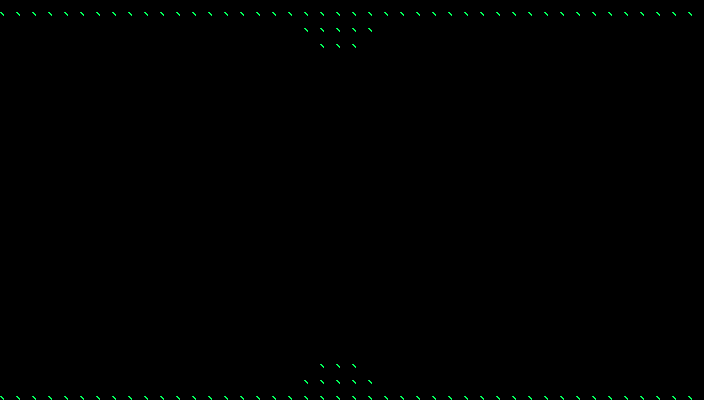

Rendered tile map (Tiled .tmx) drawn with the repository's tilesets; below, a short description and the map source with its tile grids summarised:
An orthogonal 44x25 tile map with 16x16 px tiles, 1 tile layer (Tiles), 2 tilesets and 49 objects (47x enemy, 2x node).

<map version="1.0" orientation="orthogonal" width="44" height="25" tilewidth="16" tileheight="16">
 <tileset firstgid="1" name="Tiles" tilewidth="16" tileheight="16">
  <image source="../images/Wall-Terrain-Tiles.png" width="256" height="112" />
 </tileset>
 <tileset firstgid="113" name="Enemies" tilewidth="16" tileheight="16">
  <image source="../images/enemy.png" width="16" height="16" />
 </tileset>
 <layer name="Tiles" width="44" height="25">
  <properties>
   <property name="collision" value="true" />
   <property name="tileset" value="Tiles" />
  </properties>
  <data>[1100 cells, 104 non-empty, 1 distinct tile ids]</data>
 </layer>
 <objectgroup name="Enemies" width="44" height="25">
  <object type="node" x="336" y="128" />
  <object name="0" type="enemy" gid="113" x="208" y="128" />
  <object name="0" type="enemy" gid="113" x="448" y="128" />
  <object type="node" x="336" y="304" />
  <object name="1" type="enemy" gid="113" x="208" y="304" />
  <object name="1" type="enemy" gid="113" x="448" y="304" />
  <object name="2" type="enemy" gid="113" x="256" y="176" />
  <object name="2" type="enemy" gid="113" x="416" y="176" />
  <object name="2" type="enemy" gid="113" x="256" y="256" />
  <object name="2" type="enemy" gid="113" x="416" y="256" />
  <object name="3" type="enemy" gid="113" x="336" y="224" />
  <object name="4" type="enemy" gid="113" x="112" y="64" />
  <object name="4" type="enemy" gid="113" x="112" y="80" />
  <object name="4" type="enemy" gid="113" x="112" y="96" />
  <object name="4" type="enemy" gid="113" x="112" y="112" />
  <object name="4" type="enemy" gid="113" x="112" y="128" />
  <object name="4" type="enemy" gid="113" x="112" y="144" />
  <object name="4" type="enemy" gid="113" x="112" y="160" />
  <object name="4" type="enemy" gid="113" x="112" y="176" />
  <object name="4" type="enemy" gid="113" x="112" y="192" />
  <object name="4" type="enemy" gid="113" x="112" y="208" />
  <object name="4" type="enemy" gid="113" x="112" y="224" />
  <object name="4" type="enemy" gid="113" x="112" y="240" />
  <object name="4" type="enemy" gid="113" x="112" y="256" />
  <object name="4" type="enemy" gid="113" x="112" y="272" />
  <object name="4" type="enemy" gid="113" x="112" y="288" />
  <object name="4" type="enemy" gid="113" x="112" y="304" />
  <object name="4" type="enemy" gid="113" x="112" y="320" />
  <object name="4" type="enemy" gid="113" x="112" y="336" />
  <object name="4" type="enemy" gid="113" x="112" y="352" />
  <object name="4" type="enemy" gid="113" x="544" y="352" />
  <object name="4" type="enemy" gid="113" x="544" y="64" />
  <object name="4" type="enemy" gid="113" x="544" y="112" />
  <object name="4" type="enemy" gid="113" x="544" y="208" />
  <object name="4" type="enemy" gid="113" x="544" y="288" />
  <object name="4" type="enemy" gid="113" x="544" y="224" />
  <object name="4" type="enemy" gid="113" x="544" y="80" />
  <object name="4" type="enemy" gid="113" x="544" y="272" />
  <object name="4" type="enemy" gid="113" x="544" y="240" />
  <object name="4" type="enemy" gid="113" x="544" y="128" />
  <object name="4" type="enemy" gid="113" x="544" y="96" />
  <object name="4" type="enemy" gid="113" x="544" y="192" />
  <object name="4" type="enemy" gid="113" x="544" y="336" />
  <object name="4" type="enemy" gid="113" x="544" y="144" />
  <object name="4" type="enemy" gid="113" x="544" y="304" />
  <object name="4" type="enemy" gid="113" x="544" y="176" />
  <object name="4" type="enemy" gid="113" x="544" y="320" />
  <object name="4" type="enemy" gid="113" x="544" y="160" />
  <object name="4" type="enemy" gid="113" x="544" y="256" />
 </objectgroup>
</map>
